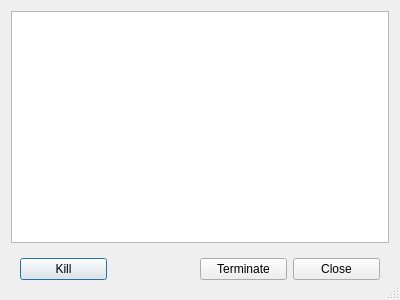
<?xml version="1.0" encoding="UTF-8"?>
<ui version="4.0">
 <class>SearchDialog</class>
 <widget class="QDialog" name="SearchDialog">
  <property name="windowModality">
   <enum>Qt::ApplicationModal</enum>
  </property>
  <property name="geometry">
   <rect>
    <x>0</x>
    <y>0</y>
    <width>400</width>
    <height>300</height>
   </rect>
  </property>
  <property name="windowTitle">
   <string>Dialog</string>
  </property>
  <property name="sizeGripEnabled">
   <bool>true</bool>
  </property>
  <property name="modal">
   <bool>true</bool>
  </property>
  <layout class="QVBoxLayout" name="verticalLayout">
   <item>
    <widget class="QTextEdit" name="textEdit">
     <property name="acceptDrops">
      <bool>false</bool>
     </property>
     <property name="acceptRichText">
      <bool>false</bool>
     </property>
     <property name="textInteractionFlags">
      <set>Qt::TextSelectableByKeyboard|Qt::TextSelectableByMouse</set>
     </property>
    </widget>
   </item>
   <item>
    <widget class="QWidget" name="widget" native="true">
     <property name="sizePolicy">
      <sizepolicy hsizetype="Preferred" vsizetype="Minimum">
       <horstretch>0</horstretch>
       <verstretch>0</verstretch>
      </sizepolicy>
     </property>
     <layout class="QHBoxLayout" name="horizontalLayout">
      <item>
       <widget class="QPushButton" name="killButton">
        <property name="sizePolicy">
         <sizepolicy hsizetype="MinimumExpanding" vsizetype="Fixed">
          <horstretch>0</horstretch>
          <verstretch>0</verstretch>
         </sizepolicy>
        </property>
        <property name="text">
         <string>Kill</string>
        </property>
       </widget>
      </item>
      <item>
       <spacer name="horizontalSpacer">
        <property name="orientation">
         <enum>Qt::Horizontal</enum>
        </property>
        <property name="sizeHint" stdset="0">
         <size>
          <width>40</width>
          <height>20</height>
         </size>
        </property>
       </spacer>
      </item>
      <item>
       <widget class="QPushButton" name="terminateButton">
        <property name="sizePolicy">
         <sizepolicy hsizetype="MinimumExpanding" vsizetype="Fixed">
          <horstretch>0</horstretch>
          <verstretch>0</verstretch>
         </sizepolicy>
        </property>
        <property name="text">
         <string>Terminate</string>
        </property>
       </widget>
      </item>
      <item>
       <widget class="QPushButton" name="closeButton">
        <property name="sizePolicy">
         <sizepolicy hsizetype="MinimumExpanding" vsizetype="Fixed">
          <horstretch>0</horstretch>
          <verstretch>0</verstretch>
         </sizepolicy>
        </property>
        <property name="text">
         <string>Close</string>
        </property>
       </widget>
      </item>
     </layout>
    </widget>
   </item>
  </layout>
 </widget>
 <resources/>
 <connections/>
</ui>
